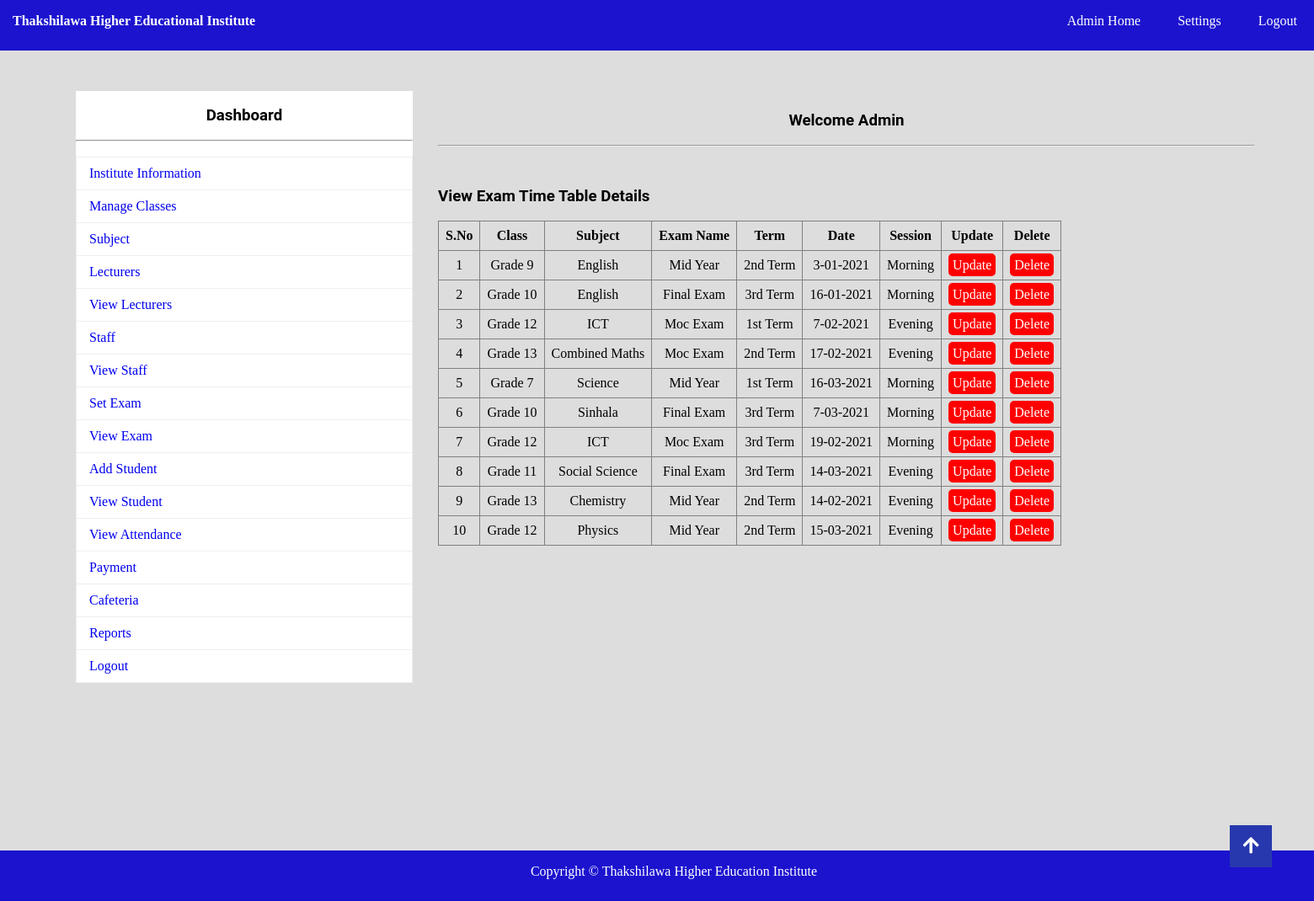
/view_exam.php (signed in), run on the app's committed database.
### tables this page shows
CREATE TABLE `exam` (
  `EID` int(11) NOT NULL,
  `ENAME` varchar(150) NOT NULL,
  `ETYPE` varchar(150) NOT NULL,
  `EDATE` varchar(150) NOT NULL,
  `SESSION` varchar(150) NOT NULL,
  `CLASS` varchar(150) NOT NULL,
  `SUB` varchar(150) NOT NULL
);

### view_exam.php (the view, shortened to what this page needs)
<?php
	include"database.php";
	if (isset($_SESSION["AID"])){
		$logged_user = $_SESSION["ANAME"];
	} elseif (isset($_SESSION["NAID"])) {
		$logged_user = $_SESSION["NANAME"];
	} else {
		echo"<script>window.open('index.php?mes=Access Denied...','_self');</script>";
	}
?>
<!DOCTYPE html>
<html>
	<head>
		<link rel="stylesheet" type="text/css" href="css/style.css">
		<link rel="stylesheet" href="css/scrollup.css">
		<link rel="stylesheet" href="https://use.fontawesome.com/releases/v5.5.0/css/all.css">
	</head>
	<body>
			<?php include"navbar.php";?><br>
			<div id="section">
					<?php include"sidebar.php";?><br><br><br>
					<h3 class="text" style="color: black;">Welcome <?php echo $logged_user; ?></h3><br><hr><br>
				<div class="content">
						<h3 style="color: black;">View Exam Time Table Details</h3><br>
						<table border="1px">
							<tr>
								<th>S.No</th>
								<th>Class </th>
								<th>Subject</th>
								<th>Exam Name</th>
								<th>Term</th>
								<th>Date</th>
								<th>Session</th>
								<th>Update</th>
								<th>Delete</th>
							</tr>
							<?php
								$s="select * from exam";
								$res=$db->query($s);
								if($res->num_rows>0)
								{
									$i=0;
									while($r=$res->fetch_assoc())
									{
										$i++;
										echo "
											<tr>
												<td>{$i}</td>
												<td>{$r["CLASS"]}</td>
												<td>{$r["SUB"]}</td>
												<td>{$r["ENAME"]}</td>
												<td>{$r["ETYPE"]}</td>
												<td>{$r["EDATE"]}</td>
												<td>{$r["SESSION"]}</td>
												<td><a href='exam_update.php?id={$r["EID"]}' class='btnr'>Update</a></td>
												<td><a href='exam_delete.php?id={$r["EID"]}' class='btnr'>Delete</a></td>
											</tr>
										";
									}
								}
								else
								{
									echo "No Record Found";
								}
							?>
						</table>
				</div>
			</div>
			<div class="footer" style="margin-top:200px; margin-left:-100px; width:1800px;">
				<footer><p>Copyright &copy; Thakshilawa Higher Education Institute </p></footer>
			</div>
			<br><br>
		<a class="gotopbtn" href="#"> <i class="fas fa-arrow-up"></i> </a>
	</body>
</html>

### css/style.css (style rules this page uses)
* { padding: 0px; margin: 0px; }
html { background: #dddddd; }
body { width: 100%; height: 100%; margin: 0%; padding: 0%; overflow-x: vissble; zoom: 100%; }
a { text-decoration: none; }
h1, h2, h3, h4, h5, h6, label { font-family: roboto; color: #cd00c7; }
.btnr { border-radius: 5px; padding: 5px; background: #ff0000; color: white; }
footer { text-align: center; color: white; line-height: 50px; }
.text { text-align: center; }
.footer { background: #1c13cf; height: 60px; width: 100%; float: left; overflow-x: hidden; }
#section { height: auto; width: 1400px; margin-left: 90px; font-family: cambria; }
.content { margin-top: 30px; height: auto; width: 950px; float: left; }
tr, td, th { padding: 8px; }
table { border-collapse: collapse; }
td { text-align: center; }

### css/scrollup.css (style rules this page uses)
body { margin: 0; padding: 0; }
.gotopbtn { position: fixed; width: 50px; height: 50px; background: #2738ae; bottom: 40px; right: 50px; text-decoration: none; text-align: center; line-height: 50px; color: white; font-size: 22px; z-index: 100000; }

### data on the page
exam: CLASS "Grade 9", SUB "English", ENAME "Mid Year", ETYPE "2nd Term", EDATE "3-01-2021", SESSION "Morning"
exam: CLASS "Grade 10", SUB "English", ENAME "Final Exam", ETYPE "3rd Term", EDATE "16-01-2021", SESSION "Morning"
exam: CLASS "Grade 12", SUB "ICT", ENAME "Moc Exam", ETYPE "1st Term", EDATE "7-02-2021", SESSION "Evening"
exam: CLASS "Grade 13", SUB "Combined Maths", ENAME "Moc Exam", ETYPE "2nd Term", EDATE "17-02-2021", SESSION "Evening"
exam: CLASS "Grade 7", SUB "Science", ENAME "Mid Year", ETYPE "1st Term", EDATE "16-03-2021", SESSION "Morning"
exam: CLASS "Grade 10", SUB "Sinhala", ENAME "Final Exam", ETYPE "3rd Term", EDATE "7-03-2021", SESSION "Morning"
exam: CLASS "Grade 12", SUB "ICT", ENAME "Moc Exam", ETYPE "3rd Term", EDATE "19-02-2021", SESSION "Morning"
exam: CLASS "Grade 11", SUB "Social Science", ENAME "Final Exam", ETYPE "3rd Term", EDATE "14-03-2021", SESSION "Evening"
exam: CLASS "Grade 13", SUB "Chemistry", ENAME "Mid Year", ETYPE "2nd Term", EDATE "14-02-2021", SESSION "Evening"
exam: CLASS "Grade 12", SUB "Physics", ENAME "Mid Year", ETYPE "2nd Term", EDATE "15-03-2021", SESSION "Evening"

### other printed values
$logged_user "Admin"
